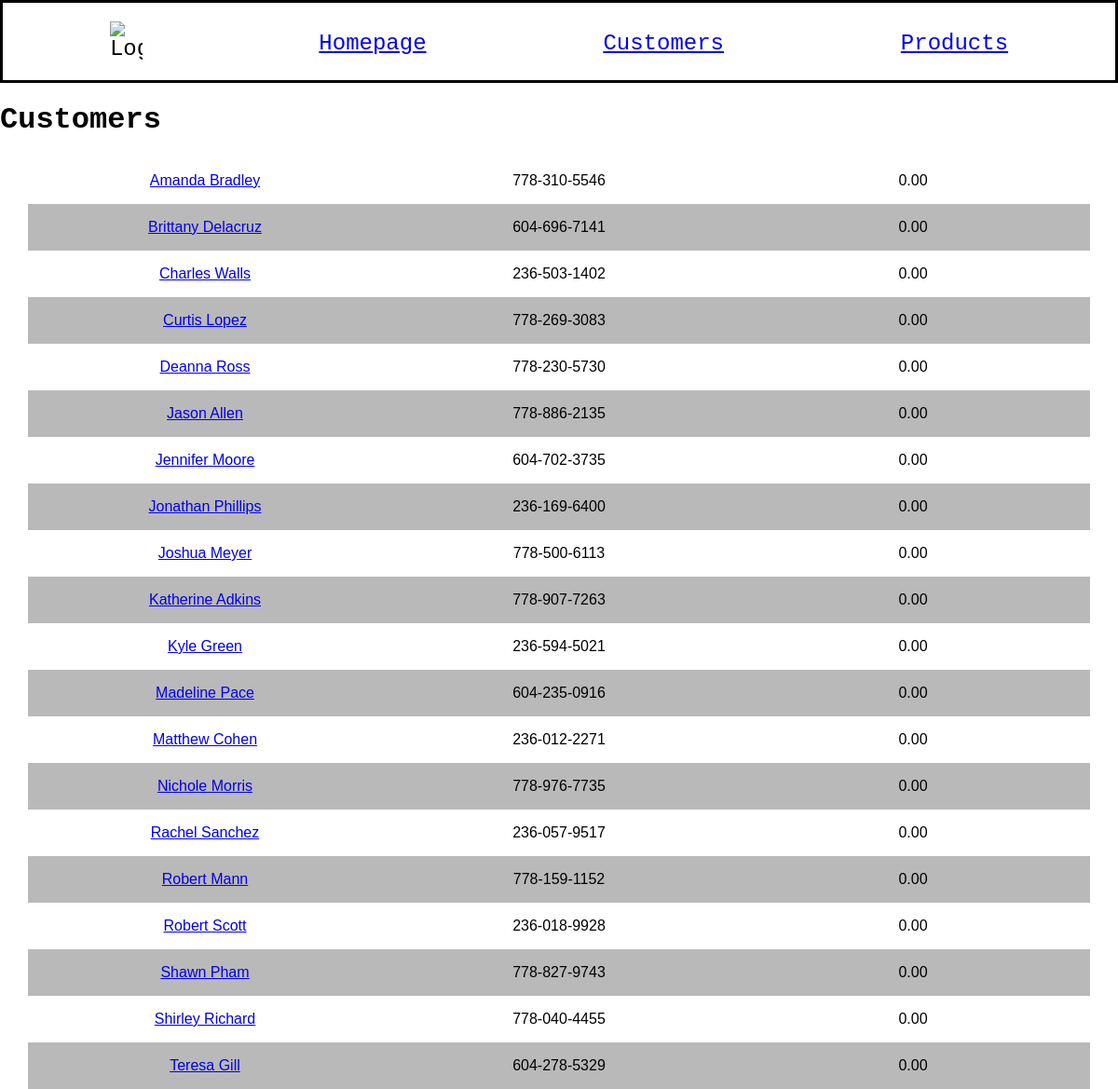
Page /customers on the committed database.
### models.py (models this page shows, shortened)
class Customer(db.Model):
    id = mapped_column(Integer, primary_key=True, unique=True, autoincrement=True)
    name = mapped_column(String(200), nullable=False, unique=True)
    phone = mapped_column(String(20), nullable=False)
    balance = mapped_column(Numeric(10,2), nullable=False, default=0)
    orders = relationship("Order", back_populates="customer")

### app.py (the view)
@app.route("/customers")
def customers():
    statement = select(Customer).order_by(Customer.name)
    records = db.session.execute(statement)
    app_data = records.scalars()
    print(statement)
    return render_template("customers.html", customers=app_data)

### templates/customers.html
{% extends "base.html" %}
{% block content %}
<h1>Customers</h1>
{% for customer in customers %}
<div class="spreadsheet">
    <div>
        <a href="{{url_for('customer_detail', customer_id=customer.id)}}">{{ customer.name }}</a>
    </div>
    <div>
        <p class="info">{{ customer.phone }}</p>
    </div>
    <div>
        <p class="info">{{ customer.balance }}</p>
    </div>
</div>
{% endfor %}
{% endblock %}

### templates/base.html (shortened to what this page needs)
<!doctype html>
<html lang="en">
    <head>
        <link rel="stylesheet" href="{{ url_for('static', filename='style.css') }}">
    </head>
    <body>
        <nav>
            <img src="https://cdn-icons-png.flaticon.com/128/4507/4507860.png" alt="Logo" style="width: 3%;">
            <a href="{{ url_for('home') }}">Homepage</a>
            <a href="{{ url_for('customers') }}">Customers</a>
            <a href="{{ url_for('products') }}">Products</a>
        </nav>
        {% block content %}{% endblock %}
    </body>
</html>

### static/style.css (style rules this page uses)
body { background-color: rgb(255, 255, 255); margin: 0 auto; font-family: 'Courier New', Courier, monospace; }
.spreadsheet { font-family: Arial, Helvetica, sans-serif; border-collapse: collapse; margin: 0px 30px 0px 30px; display: flex; justify-content: space-between; }
.spreadsheet div { flex: 1; display: flex; justify-content: center; align-items: center; }
.spreadsheet:nth-child(even) { background-color: rgb(185, 185, 185); }

### rows in the picture
Customer: name "Amanda Bradley", phone "778-310-5546", balance "0.00"
Customer: name "Brittany Delacruz", phone "604-696-7141", balance "0.00"
Customer: name "Charles Walls", phone "236-503-1402", balance "0.00"
Customer: name "Curtis Lopez", phone "778-269-3083", balance "0.00"
Customer: name "Deanna Ross", phone "778-230-5730", balance "0.00"
Customer: name "Jason Allen", phone "778-886-2135", balance "0.00"
Customer: name "Jennifer Moore", phone "604-702-3735", balance "0.00"
Customer: name "Jonathan Phillips", phone "236-169-6400", balance "0.00"
Customer: name "Joshua Meyer", phone "778-500-6113", balance "0.00"
Customer: name "Katherine Adkins", phone "778-907-7263", balance "0.00"
Customer: name "Kyle Green", phone "236-594-5021", balance "0.00"
Customer: name "Madeline Pace", phone "604-235-0916", balance "0.00"
Customer: name "Matthew Cohen", phone "236-012-2271", balance "0.00"
Customer: name "Nichole Morris", phone "778-976-7735", balance "0.00"
Customer: name "Rachel Sanchez", phone "236-057-9517", balance "0.00"
Customer: name "Robert Mann", phone "778-159-1152", balance "0.00"
Customer: name "Robert Scott", phone "236-018-9928", balance "0.00"
Customer: name "Shawn Pham", phone "778-827-9743", balance "0.00"
Customer: name "Shirley Richard", phone "778-040-4455", balance "0.00"
Customer: name "Teresa Gill", phone "604-278-5329", balance "0.00"
